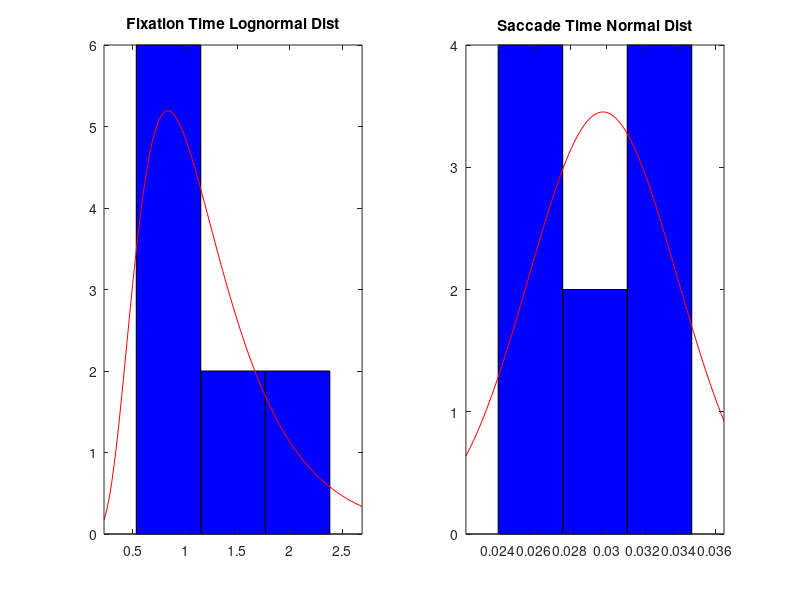

This chart was generated by the following MATLAB code: (Note: this script raises an error after producing the figure.)
% AUTHORS: Sarah Leary, Victoria Hurd, Abby Rindfuss, Lena Obaid
% DATE CREATED: 9/10/2024
% DATE LAST MODIFIED: 9/12/2024
% PROJECT: NSEEV Project
% CLASS: Human Operation of Aerospace Vehicles

%% Housekeeping
clear;clc;close all


%% Fixed Values

% 4 AOIs
% Each AOI has a salience, expectancy, and value
    % A (primary display)
    S_A = 2;
    Ex_A = 4;
    V_A = 2;
    
    % B (monitor for water levels)
    S_B = 3;
    Ex_B = 2;
    V_B = 1;

    % C (communications display)
    S_C = 1;
    Ex_C = 3;
    V_C = 1;

    % D (emergency notification)
    S_D = 2;
    Ex_D = 1;
    V_D = 5;

% All the combinations of transition effort:
Ef_AB = 1;
Ef_AC = 1;
Ef_AD = 5;
Ef_BC = 3;
Ef_BD = 6;
Ef_CD = 4.5;
% Also, we are assuming that effort to transition is symmetric
% meaning Ef_AB = Ef_BA, etc


%% Distributions
    % fixation --> saccadic eye movement --> fixation --> and so on

n_fix = 10; % number of fixations

% Each fixation time modeled as a random variable with lognormal
% distribution 
fix_dist = makedist('Lognormal','mu', 0, 'sigma',0.5);

% The duration of each saccadic eye movement can be assumed to be normally
% distributed
sac_dist = makedist('Normal','mu',0.03,'sigma',0.003);

% rng('default') % uncomment this if we want these values to never change
fix_time = random(fix_dist,n_fix,1);
% now visualizing the lognormal distribution:
figure(1)
subplot(1,2,1)
histfit(fix_time,3,'lognormal')
title('Fixation Time Lognormal Dist')

sac_time = random(sac_dist,n_fix,1);
% now visualizing the lognormal distribution:
subplot(1,2,2)
histfit(sac_time,3,'normal')
title('Saccade Time Normal Dist')
sgtitle('Distributions for 10 Random Numbers')

%% NSEEV Probability Model for Next Display: 
%Need to write a function that can take in current display and export next
%display


%% 1. Simulation of the Eye Position
% start each scan at A
% eye position as a function of time for 10 fixations
    %%% did we ask Torin about how to choose the sequence? ie random,
    %%% optimize, or we decide? For now, I'm just picking A, B, C, D

% timevec will be like [fix_time, sac_time, fix_time, sac_time ...]

%% 1. Simulation of the Eye Position
% Sequence of displays: A -> B -> C -> D
sequence = {'A', 'B', 'C', 'D'};
seq_numeric = [1, 2, 3, 4];  % Mapping A = 1, B = 2, C = 3, D = 4 for plotting along the y axis

% Initialize time vector and eye position array
time_points = zeros(2 * n_fix-1, 1);
eye_position = zeros(2 * n_fix-1, 1);

% Start at display A
current_time = 0;
current_display=1;

for i = 1:n_fix

    % Fixation on display
    %eye_position(2*i - 1) = seq_numeric(mod(i-1, length(sequence)) + 1);  % A -> B -> C -> D -> A...
    [~,current_display] = NextDisplay(current_display,false,false);
    eye_position(2*i - 1) = current_display;
    time_points(2*i - 1) = current_time;
    current_time = current_time + fix_time(i);
    
    % Saccade (if not the last fixation)
    if i < n_fix+1
        eye_position(2*i) = NaN;  % No display viewed during saccades
        time_points(2*i) = current_time;
        current_time = current_time + sac_time(i);
    end
end

%% Plot the scan pattern
figure(2)
hold on

% Plot the fixations (solid lines) using the stairs function
stairs(time_points, eye_position, 'LineWidth', 2, 'Color', 'b');

% Plot the saccades (red dashed lines)
plot([0 time_points(1)],[1 eye_position(1)],'r--', 'LineWidth', 1.5);
for i = 1:2:(2*n_fix-2)  % Iterate over every other element for 9 saccades
    % Plot the saccade as a red dashed line
    plot([time_points(i+1), time_points(i+2)], [eye_position(i), eye_position(i+2)], 'r--', 'LineWidth', 1.5);
end

% Labels and formatting
xlabel('Time (s)');
ylabel('Display (1=A, 2=B, 3=C, 4=D)');
title('Eye Position Over Time (10 Fixations)');
yticks([1 2 3 4]);
yticklabels({'A', 'B', 'C', 'D'});
ylim([1 4]);
grid on;
legend({'Fixations', 'Saccades'}, 'Location', 'best');
hold off;

%% 2. Monte Carlo Simulations
% number of simulations
n_sim = 1000;
% number of fixations (updating)
n_fix = 100;
% initializing
current_display = 1;
current_time = 0;
% count of time spent fixating on each display
time_count_fix = zeros(1,4);
time_count_sim = zeros(n_sim,4);

for j = 1:n_sim
    for i = 1:n_fix
    
        % Fixation on display
        [~,current_display] = NextDisplay(current_display,false,false);

        % fixation and saccade time
        fix_time = random(fix_dist,1,1);
        sac_time = random(sac_dist,1,1);

        current_time = current_time + sac_time + fix_time;

        time_count_fix(current_display) = time_count_fix(current_display)+fix_time;
    end

    % finding relative time on each display
    time_count_sim(j,:) = time_count_fix./current_time;
    % Note that these do not add up to 1 because we're dividing by the
    % TOTAL time (i.e., including the saccade time)

    % resetting
    time_count_fix = zeros(1,4);
    current_time = 0;
    current_display = 1;

end

% plotting a histogram for each display
fig = figure(); hold on; 
subplot(2,2,1); hold on; grid minor;
histogram(time_count_sim(:,1));
title('Display A','Interpreter','latex')
set(gca,'FontSize',20);
hold off;
subplot(2,2,2); hold on; grid minor;
histogram(time_count_sim(:,2));
title('Display B','Interpreter','latex')
set(gca,'FontSize',20);
hold off;
subplot(2,2,3); hold on; grid minor;
histogram(time_count_sim(:,3));
title('Display C','Interpreter','latex')
set(gca,'FontSize',20);
hold off;
subplot(2,2,4); hold on; grid minor;
histogram(time_count_sim(:,4));
title('Display D','Interpreter','latex')
set(gca,'FontSize',20);
hold off;

han=axes(fig,'visible','off'); 
han.Title.Visible='on';
han.XLabel.Visible='on';
han.YLabel.Visible='on';
ylabel(han,'Frequency','Interpreter','latex','FontSize',25);
xlabel(han,'Relative Time','Interpreter','latex','FontSize',25)
sgtitle('Relative Time Spent on Each Display','Interpreter','latex','FontSize',25);

%% 3. Wind Alert Problem

% number of simulations
n_sim = 1000;
% initializing
current_display = 1;
current_time = 0;
wind_alert_detected = 0;
% count of time spent fixating on each display
time_count_sim = zeros(n_sim,1);

for j = 1:n_sim
    while wind_alert_detected == 0 % not terminating until wind alert has been detected

        % fixation and saccade time
        fix_time = random(fix_dist,1,1);
        sac_time = random(sac_dist,1,1);

        % keeping track of all time
        current_time = current_time + sac_time + fix_time;

        % wind alert occurs at current_time = 10
        if current_time >= 10 

            % Fixation on display
            [~,current_display] = NextDisplay(current_display,false,false);
        
            if current_display == 4
                % essentially, flipping a weighted coin where the prob
                % of "success" (detecting the wind alert)=0.8
                wind_alert_detected = binornd(1,0.8);                
            end
        end

    end

    % time at which wind alert was detected is randomly chosen from a
    % uniform distribution from 0 to the fixation time

    if current_time-fix_time < 10 % if the wind alert went off while on display D
        time_detected = unifrnd(0,current_time-10);
        fix_time = 0;
    else % if wind alert went off while on any other display
        time_detected = unifrnd(0,fix_time);
    end

    % we already added the fixation time, so we have to subtract out the
    % fixation time and add the time within the fixation that the wind
    % alert was detected
    current_time = current_time - fix_time + time_detected;

    % finding time it takes to detect the wind alarm
    time_count_sim(j) = current_time-10;
    if time_count_sim(j) < 0
        disp(j)
    end

    % resetting
    current_time = 0;
    current_display = 1;
    wind_alert_detected = 0;

end

% calculating the 50th (median), 5th, and 95th percentiles
ques_3_50prctile = prctile(time_count_sim,50);
ques_3_5prctile = prctile(time_count_sim,5);
ques_3_95prctile = prctile(time_count_sim,95);

% plotting a histogram for each display
figure(); hold on; grid minor; 
subtitle('Question 3','FontSize',15,'Interpreter','latex');
xline(ques_3_5prctile,'--','LineWidth',3,'Color','r')
xline(ques_3_50prctile,'--','LineWidth',3,'Color','g')
xline(ques_3_95prctile,'--','LineWidth',3,'Color','m')
histogram(time_count_sim,NumBins=30);
legend(strcat('5th \%-ile= ',num2str(round(ques_3_5prctile,2))),...
    strcat('Median=',num2str(round(ques_3_50prctile,2))),...
    strcat('95th \%-ile=',num2str(round(ques_3_95prctile,2))),'Data',...
    'Interpreter','latex');
set(gca,'FontSize',20);
title('Time to Detect Wind Alert','Interpreter','latex','FontSize',25)
xlabel('Time, s','Interpreter','latex','FontSize',25);
ylabel('Frequency','Interpreter','latex','FontSize',25)
hold off;

%% 4. Wind Alert Problem with Increased Salience

% number of simulations
n_sim = 1000;
% initializing
current_display = 1;
current_time = 0;
wind_alert_detected = 0;
% count of time spent fixating on each display
time_count_sim = zeros(n_sim,1);

for j = 1:n_sim
    while wind_alert_detected == 0 % not terminating until wind alert has been detected

        % fixation and saccade time
        fix_time = random(fix_dist,1,1);
        sac_time = random(sac_dist,1,1);

        % keeping track of all time
        current_time = current_time + sac_time + fix_time;

        % wind alert occurs at current_time = 10
        if current_time >= 10 

            % Fixation on display
            [~,current_display] = NextDisplay(current_display,true,false);
        
            if current_display == 4
                % essentially, flipping a weighted coin where the prob
                % of "success" (detecting the wind alert)=0.8
                wind_alert_detected = binornd(1,0.8);                
            end
        end

    end

    % time at which wind alert was detected is randomly chosen from a
    % uniform distribution from 0 to the fixation time

    if current_time-fix_time < 10 % if the wind alert went off while on display D
        time_detected = unifrnd(0,current_time-10);
        fix_time = 0;
    else % if wind alert went off while on any other display
        time_detected = unifrnd(0,fix_time);
    end

    % we already added the fixation time, so we have to subtract out the
    % fixation time and add the time within the fixation that the wind
    % alert was detected
    current_time = current_time - fix_time + time_detected;

    % finding time it takes to detect the wind alarm
    time_count_sim(j) = current_time-10;
    if time_count_sim(j) < 0
        disp(j)
    end

    % resetting
    current_time = 0;
    current_display = 1;
    wind_alert_detected = 0;

end

% calculating the 50th (median), 5th, and 95th percentiles
ques_4_50prctile = prctile(time_count_sim,50);
ques_4_5prctile = prctile(time_count_sim,5);
ques_4_95prctile = prctile(time_count_sim,95);

% plotting a histogram for each display
figure(); hold on; grid minor; 
subtitle('Increase Salience','FontSize',15,'Interpreter','latex');
xline(ques_4_5prctile,'--','LineWidth',3,'Color','r')
xline(ques_4_50prctile,'--','LineWidth',3,'Color','g')
xline(ques_4_95prctile,'--','LineWidth',3,'Color','m')
histogram(time_count_sim,NumBins=30);
legend(strcat('5th \%-ile= ',num2str(round(ques_4_5prctile,2))),...
    strcat('Median=',num2str(round(ques_4_50prctile,2))),...
    strcat('95th \%-ile=',num2str(round(ques_4_95prctile,2))),'Data',...
    'Interpreter','latex');
set(gca,'FontSize',20);
title('Time to Detect Wind Alert','Interpreter','latex','FontSize',25)
xlabel('Time, s','Interpreter','latex','FontSize',25);
ylabel('Frequency','Interpreter','latex','FontSize',25)
hold off;


%% 4. Wind Alert Problem with Increased Salience

% number of simulations
n_sim = 1000;
% initializing
current_display = 1;
current_time = 0;
wind_alert_detected = 0;
% count of time spent fixating on each display
time_count_sim = zeros(n_sim,1);

for j = 1:n_sim
    while wind_alert_detected == 0 % not terminating until wind alert has been detected

        % fixation and saccade time
        fix_time = random(fix_dist,1,1);
        sac_time = random(sac_dist,1,1);

        % keeping track of all time
        current_time = current_time + sac_time + fix_time;

        % wind alert occurs at current_time = 10
        if current_time >= 10 

            % Fixation on display
            [~,current_display] = NextDisplay(current_display,false,true);
        
            if current_display == 4
                % essentially, flipping a weighted coin where the prob
                % of "success" (detecting the wind alert)=0.8
                wind_alert_detected = binornd(1,0.8);                
            end
        end

    end

    % time at which wind alert was detected is randomly chosen from a
    % uniform distribution from 0 to the fixation time

    if current_time-fix_time < 10 % if the wind alert went off while on display D
        time_detected = unifrnd(0,current_time-10);
        fix_time = 0;
    else % if wind alert went off while on any other display
        time_detected = unifrnd(0,fix_time);
    end

    % we already added the fixation time, so we have to subtract out the
    % fixation time and add the time within the fixation that the wind
    % alert was detected
    current_time = current_time - fix_time + time_detected;

    % finding time it takes to detect the wind alarm
    time_count_sim(j) = current_time-10;
    if time_count_sim(j) < 0
        disp(j)
    end

    % resetting
    current_time = 0;
    current_display = 1;
    wind_alert_detected = 0;

end

% calculating the 50th (median), 5th, and 95th percentiles
ques_5_50prctile = prctile(time_count_sim,50);
ques_5_5prctile = prctile(time_count_sim,5);
ques_5_95prctile = prctile(time_count_sim,95);

% plotting a histogram for each display
figure(); hold on; grid minor; 
subtitle('Decrease Effort','FontSize',15,'Interpreter','latex');
xline(ques_5_5prctile,'--','LineWidth',3,'Color','r')
xline(ques_5_50prctile,'--','LineWidth',3,'Color','g')
xline(ques_5_95prctile,'--','LineWidth',3,'Color','m')
histogram(time_count_sim,NumBins=30);
legend(strcat('5th \%-ile= ',num2str(round(ques_5_5prctile,2))),...
    strcat('Median=',num2str(round(ques_5_50prctile,2))),...
    strcat('95th \%-ile=',num2str(round(ques_5_95prctile,2))),'Data',...
    'Interpreter','latex');
set(gca,'FontSize',20);
title('Time to Detect Wind Alert','Interpreter','latex','FontSize',25)
xlabel('Time, s','Interpreter','latex','FontSize',25);
ylabel('Frequency','Interpreter','latex','FontSize',25)
hold off;
